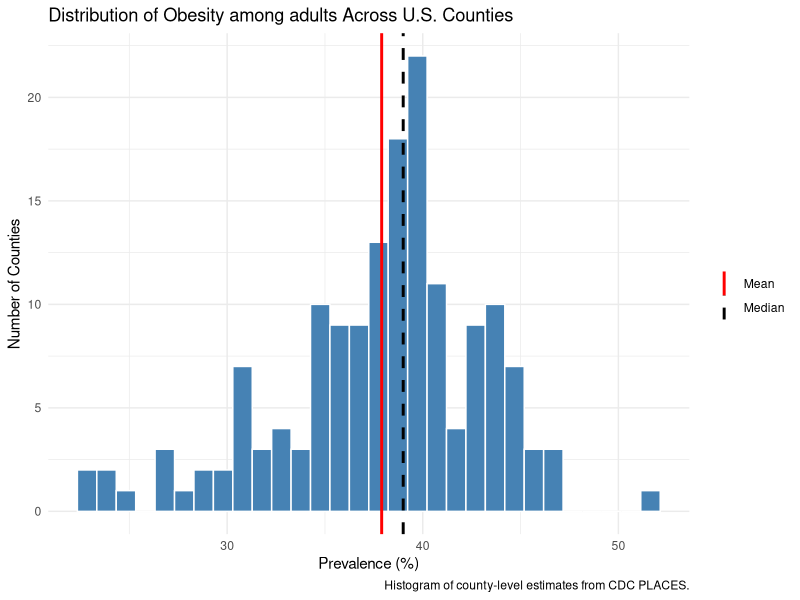
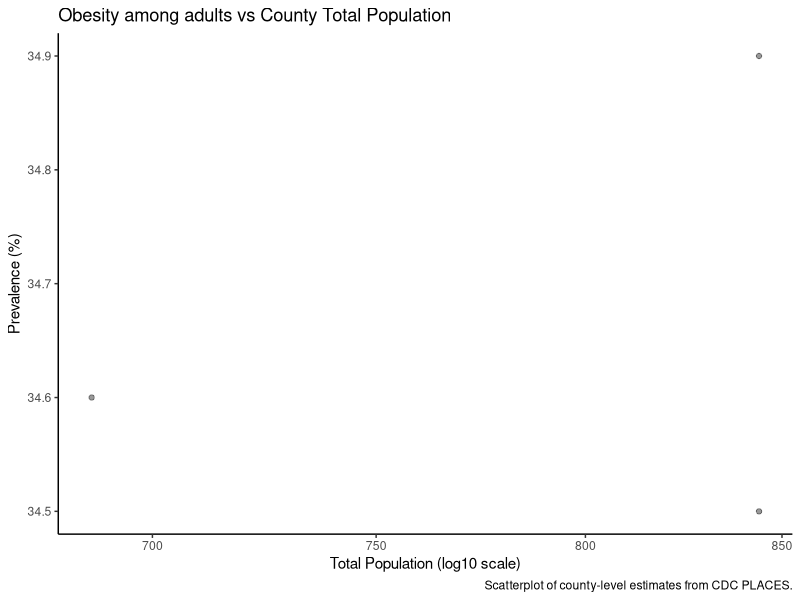
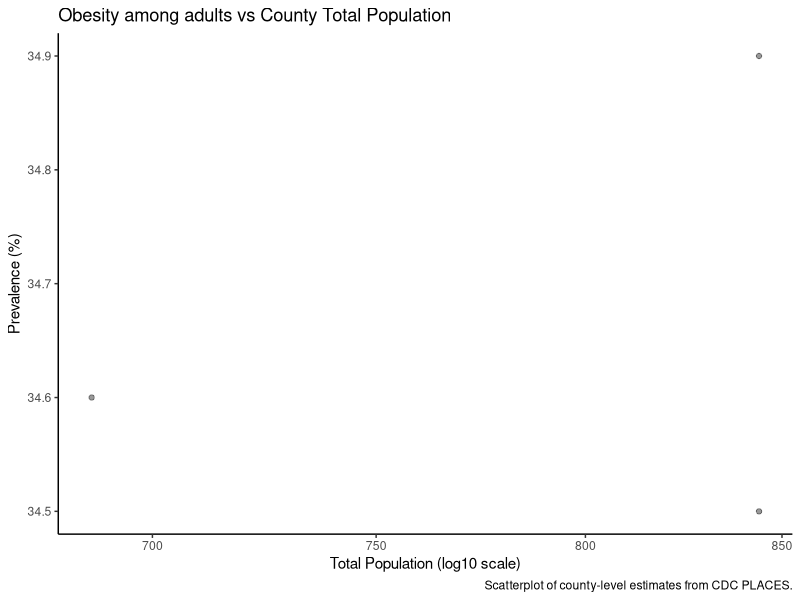
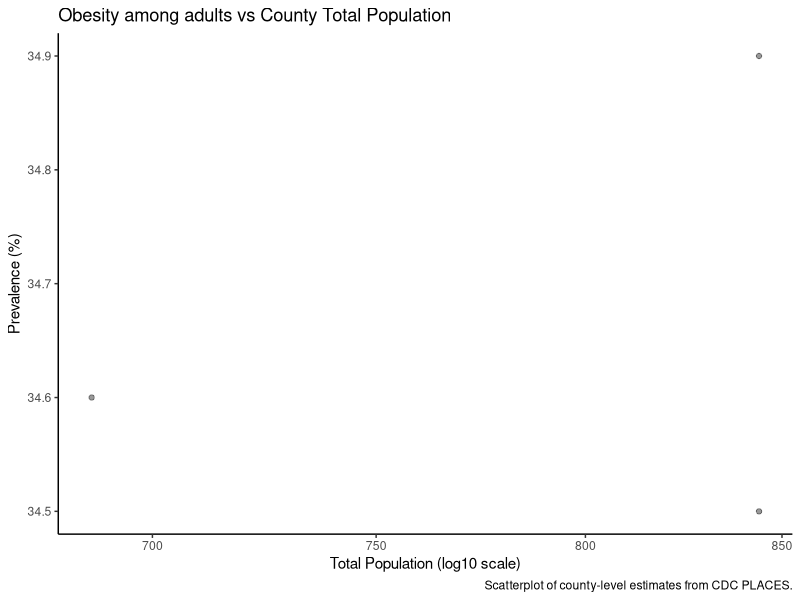

Recreate these plots in R, in order.
# =====================
# CP02 - Data Exploration
# =====================

# Packages
library(ggplot2)

# =====================
# Load data (USE RELATIVE PATH)
# =====================
places_raw <- read.csv(
  "data/raw/PLACES_sample.csv",
  stringsAsFactors = FALSE
)

# Check structure
head(places_raw)

# =====================
# Data Cleaning
# =====================

to_num <- function(x) {
  x <- trimws(as.character(x))
  x[x %in% c("", "NA", "NaN", "NULL")] <- NA
  suppressWarnings(as.numeric(x))
}

places_raw$Data_Value <- to_num(places_raw$Data_Value)
places_raw$Low_Confidence_Limit <- to_num(places_raw$Low_Confidence_Limit)
places_raw$High_Confidence_Limit <- to_num(places_raw$High_Confidence_Limit)
places_raw$TotalPopulation <- to_num(places_raw$TotalPopulation)

# =====================
# Variable Overview Table
# =====================

variable_table <- data.frame(
  Variable = c("StateAbbr","LocationName","Measure","Data_Value","Data_Value_Unit",
               "Low_Confidence_Limit","High_Confidence_Limit","TotalPopulation"),
  Type = c("Categorical","Categorical","Categorical","Continuous","Categorical",
           "Continuous","Continuous","Continuous"),
  Class = c(class(places_raw$StateAbbr)[1], class(places_raw$LocationName)[1],
            class(places_raw$Measure)[1], class(places_raw$Data_Value)[1],
            class(places_raw$Data_Value_Unit)[1], class(places_raw$Low_Confidence_Limit)[1],
            class(places_raw$High_Confidence_Limit)[1], class(places_raw$TotalPopulation)[1]),
  row.names = NULL
)

print(variable_table)

# =====================
# Histogram - Obesity Distribution
# =====================

chosen_measure <- "Obesity among adults"

if (!chosen_measure %in% places_raw$Measure) {
  stop("chosen_measure not found. Check spelling.")
}

obesity_data <- places_raw[
  places_raw$Measure == chosen_measure & !is.na(places_raw$Data_Value),
]

unit_val <- unique(obesity_data$Data_Value_Unit[!is.na(obesity_data$Data_Value_Unit)])[1]
if (is.na(unit_val)) unit_val <- ""

mean_val <- mean(obesity_data$Data_Value)
median_val <- median(obesity_data$Data_Value)

ggplot(obesity_data, aes(x = Data_Value)) +
  geom_histogram(bins = 30, fill = "steelblue", color = "white") +
  geom_vline(aes(xintercept = mean_val, color = "Mean"), linewidth = 1) +
  geom_vline(aes(xintercept = median_val, color = "Median"), linewidth = 1, linetype = "dashed") +
  scale_color_manual(values = c("Mean" = "red", "Median" = "black")) +
  labs(
    title = paste("Distribution of", chosen_measure, "Across U.S. Counties"),
    x = paste0("Prevalence (", unit_val, ")"),
    y = "Number of Counties",
    color = "",
    caption = "Histogram of county-level estimates from CDC PLACES."
  ) +
  theme_minimal()

# =====================
# Scatterplot - Obesity vs Population
# =====================

scatter_data <- obesity_data[
  !is.na(obesity_data$TotalPopulation) &
  !is.na(obesity_data$Data_Value),
]

ggplot(scatter_data, aes(x = TotalPopulation, y = Data_Value)) +
  geom_point(alpha = 0.4) +
  scale_x_log10() +
  labs(
    title = paste(chosen_measure, "vs County Total Population"),
    x = "Total Population (log10 scale)",
    y = paste0("Prevalence (", unit_val, ")"),
    caption = "Scatterplot of county-level estimates from CDC PLACES."
  ) +
  theme_classic()

# =====================
# Save figures
# =====================

ggsave("output/cp02_histogram.png", width = 6, height = 4)
ggsave("output/cp02_scatterplot.png", width = 6, height = 4)
